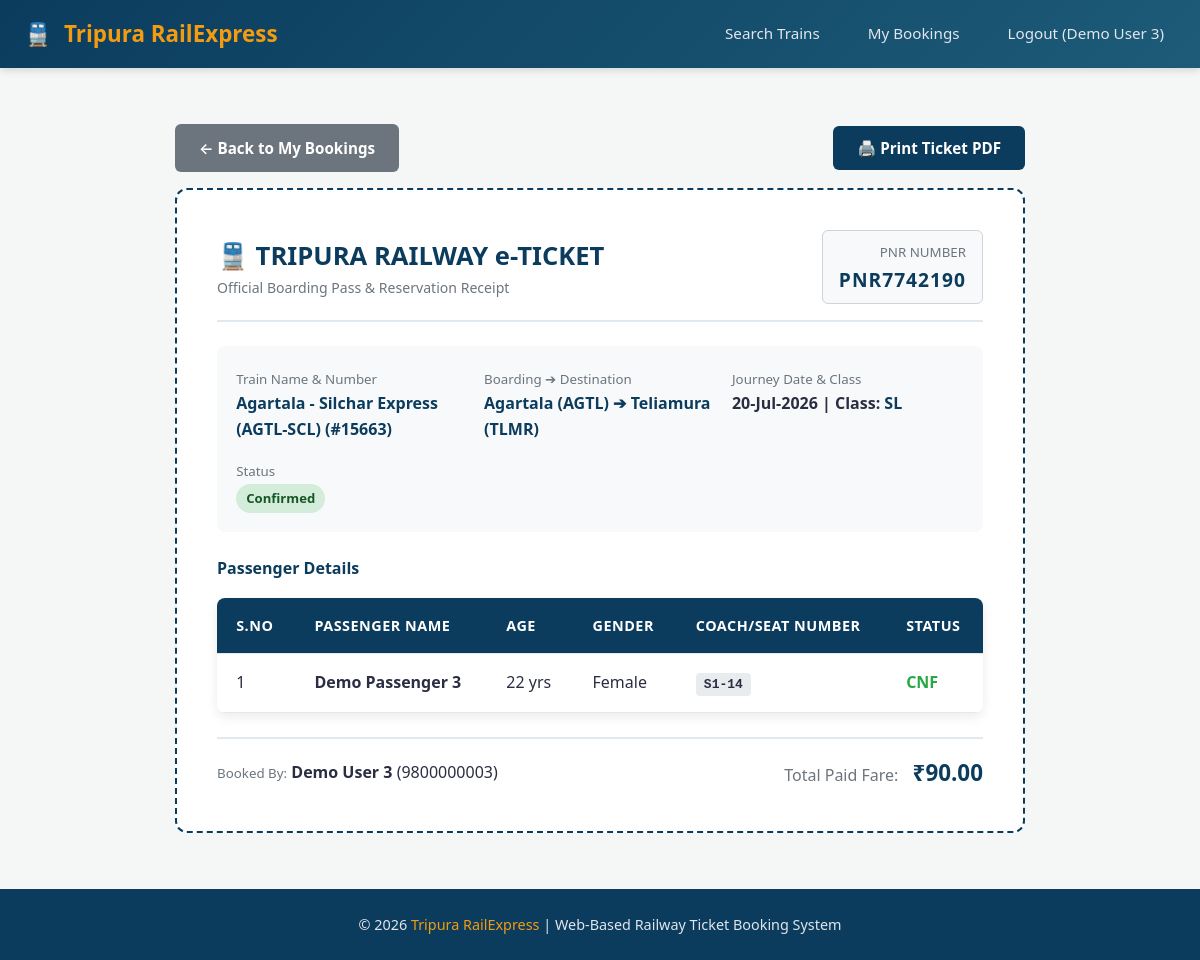
The page /users/view_ticket.php?pnr=PNR7742190 (signed in) on the database its author committed.
### tables this page shows
CREATE TABLE IF NOT EXISTS `bookings` (
  `booking_id` INT AUTO_INCREMENT PRIMARY KEY,
  `pnr_number` VARCHAR(10) NOT NULL UNIQUE,
  `user_id` INT NOT NULL,
  `train_id` INT NOT NULL,
  `boarding_station` VARCHAR(100) NOT NULL,
  `deboarding_station` VARCHAR(100) NOT NULL,
  `travel_class` ENUM('GN', '2S', 'SL', 'CC', '3AC') DEFAULT 'GN',
  `booking_date` TIMESTAMP DEFAULT CURRENT_TIMESTAMP,
  `journey_date` DATE NOT NULL,
  `total_passengers` INT NOT NULL,
  `total_fare` DECIMAL(10,2) NOT NULL,
  `payment_method` VARCHAR(50) DEFAULT 'Simulated UPI',
  `txn_id` VARCHAR(50) DEFAULT NULL,
  `status` ENUM('Pending', 'Confirmed', 'Cancelled') DEFAULT 'Pending',
  FOREIGN KEY (`user_id`) REFERENCES `users`(`user_id`) ON DELETE CASCADE,
  FOREIGN KEY (`train_id`) REFERENCES `trains`(`train_id`) ON DELETE CASCADE
);

CREATE TABLE IF NOT EXISTS `trains` (
  `train_id` INT AUTO_INCREMENT PRIMARY KEY,
  `train_number` VARCHAR(10) NOT NULL UNIQUE,
  `train_name` VARCHAR(100) NOT NULL,
  `seats_gn` INT NOT NULL DEFAULT 50,
  `seats_2s` INT NOT NULL DEFAULT 40,
  `seats_sl` INT NOT NULL DEFAULT 60,
  `seats_cc` INT NOT NULL DEFAULT 30,
  `seats_3ac` INT NOT NULL DEFAULT 30,
  `running_days` VARCHAR(100) NOT NULL DEFAULT 'Mon,Tue,Wed,Thu,Fri,Sat,Sun',
  `is_deleted` TINYINT NOT NULL DEFAULT 0
);

CREATE TABLE IF NOT EXISTS `passengers` (
  `passenger_id` INT AUTO_INCREMENT PRIMARY KEY,
  `booking_id` INT NOT NULL,
  `passenger_name` VARCHAR(100) NOT NULL,
  `age` INT NOT NULL,
  `gender` ENUM('Male', 'Female', 'Other') NOT NULL,
  `seat_number` VARCHAR(10) DEFAULT 'S1-12',
  FOREIGN KEY (`booking_id`) REFERENCES `bookings`(`booking_id`) ON DELETE CASCADE
);

CREATE TABLE IF NOT EXISTS `users` (
  `user_id` INT AUTO_INCREMENT PRIMARY KEY,
  `full_name` VARCHAR(100) NOT NULL,
  `email` VARCHAR(100) NOT NULL UNIQUE,
  `password` VARCHAR(255) NOT NULL,
  `phone` VARCHAR(15) NOT NULL,
  `role` ENUM('user', 'admin') DEFAULT 'user',
  `created_at` TIMESTAMP DEFAULT CURRENT_TIMESTAMP
);

### users/view_ticket.php (the view, shortened to what this page needs)
<?php
require_once '../config/db_connect.php';
$pnr     = isset($_GET['pnr']) ? trim($_GET['pnr']) : '';
$stmt = mysqli_prepare($conn, "
    SELECT b.*, t.train_number, t.train_name,
           (SELECT departure_time FROM train_stops WHERE train_id = b.train_id AND station_name = b.boarding_station LIMIT 1) as departure_time,
           t.is_deleted as train_deleted, u.full_name as booked_by, u.email, u.phone
    FROM bookings b
    LEFT JOIN trains t ON b.train_id = t.train_id
    JOIN users u ON b.user_id = u.user_id
    WHERE b.pnr_number = ?
");
mysqli_stmt_bind_param($stmt, "s", $pnr);
mysqli_stmt_execute($stmt);
$booking_res = mysqli_stmt_get_result($stmt);
$booking     = mysqli_fetch_assoc($booking_res);
$p_stmt = mysqli_prepare($conn, "SELECT * FROM passengers WHERE booking_id = ?");
mysqli_stmt_bind_param($p_stmt, "i", $booking['booking_id']);
mysqli_stmt_execute($p_stmt);
$passengers_res = mysqli_stmt_get_result($p_stmt);
include '../includes/header.php';
?>
<div style="max-width: 850px; margin: 1.5rem auto;">
    <div style="margin-bottom: 1rem; display: flex; justify-content: space-between; align-items: center;" class="no-print">
        <a href="my_bookings.php" class="btn btn-secondary">← Back to My Bookings</a>
        <button onclick="window.print()" class="btn btn-primary">🖨️ Print Ticket PDF</button>
    </div>
    <div class="ticket-card">
        <div class="ticket-header">
            <div>
                <h2 style="color:var(--primary-color); font-size:1.6rem;">🚆 TRIPURA RAILWAY e-TICKET</h2>
                <p style="color:var(--text-muted); font-size:0.88rem;">Official Boarding Pass & Reservation Receipt</p>
            </div>
            <div class="pnr-box">
                <small style="color:var(--text-muted); text-transform:uppercase;">PNR Number</small><br>
                <span><?php echo htmlspecialchars($booking['pnr_number']); ?></span>
            </div>
        </div>
        <div style="display:grid; grid-template-columns: repeat(auto-fit, minmax(200px, 1fr)); gap:1rem; background:#f8f9fa; padding:1.2rem; border-radius:8px; margin-bottom:1.5rem;">
            <div>
                <small style="color:var(--text-muted);">Train Name & Number</small>
                <p style="font-weight:bold; color:var(--primary-color);"><?php echo htmlspecialchars($booking['train_name'] ?? 'Discontinued'); ?> (#<?php echo htmlspecialchars($booking['train_number'] ?? 'N/A'); ?>)</p>
            </div>
            <div>
                <small style="color:var(--text-muted);">Boarding ➔ Destination</small>
                <p style="font-weight:bold; color:var(--primary-color);">
                    <?php echo htmlspecialchars($booking['boarding_station']); ?> ➔
                    <?php echo htmlspecialchars($booking['deboarding_station']); ?>
                </p>
            </div>
            <div>
                <small style="color:var(--text-muted);">Journey Date & Class</small>
                <p style="font-weight:bold;"><?php echo date('d-M-Y', strtotime($booking['journey_date'])); ?> | Class: <span style="color:var(--primary-color); font-weight:bold;"><?php echo htmlspecialchars($booking['travel_class'] ?? 'GN'); ?></span></p>
            </div>
            <div>
                <small style="color:var(--text-muted);">Status</small><br>
                <?php if ($booking['status'] === 'Confirmed'): ?>
                    <span class="badge badge-confirmed">Confirmed</span>
                <?php elseif ($booking['status'] === 'Pending'): ?>
                    <span class="badge" style="background:#f39c12; color:#fff;">Payment Pending</span>
                <?php else: ?>
                    <span class="badge badge-cancelled">Cancelled</span>
                <?php endif; ?>
            </div>
        </div>
        <h4 style="margin-bottom:0.8rem; color:var(--primary-color);">Passenger Details</h4>
        <table class="data-table" style="margin-bottom:1.5rem;">
            <thead>
                <tr>
                    <th>S.No</th>
                    <th>Passenger Name</th>
                    <th>Age</th>
                    <th>Gender</th>
                    <th>Coach/Seat Number</th>
                    <th>Status</th>
                </tr>
            </thead>
            <tbody>
                <?php
                $count = 1;
                while ($p = mysqli_fetch_assoc($passengers_res)):
                ?>
                    <tr>
                        <td><?php echo $count++; ?></td>
                        <td><strong><?php echo htmlspecialchars($p['passenger_name']); ?></strong></td>
                        <td><?php echo htmlspecialchars($p['age']); ?> yrs</td>
                        <td><?php echo htmlspecialchars($p['gender']); ?></td>
                        <td><span style="background:#e9ecef; padding:4px 8px; border-radius:4px; font-weight:bold; font-family:monospace;"><?php echo htmlspecialchars($p['seat_number']); ?></span></td>
                        <td>
                            <?php if ($booking['status'] === 'Confirmed'): ?>
                                <span style="color:var(--success-color); font-weight:bold;">CNF</span>
                            <?php elseif ($booking['status'] === 'Pending'): ?>
                                <span style="color:#b7791f; font-weight:bold;">PND</span>
                            <?php else: ?>
                                <span style="color:var(--danger-color); font-weight:bold;">CAN</span>
                            <?php endif; ?>
                        </td>
                    </tr>
                <?php endwhile; ?>
            </tbody>
        </table>
        <div style="display:flex; justify-content:space-between; align-items:center; border-top:2px solid #e2e8f0; padding-top:1rem;">
            <div>
                <small style="color:var(--text-muted);">Booked By:</small> <strong><?php echo htmlspecialchars($booking['booked_by']); ?></strong> (<?php echo htmlspecialchars($booking['phone']); ?>)
            </div>
            <div style="text-align:right;">
                <span style="font-size:1rem; color:var(--text-muted);">Total Paid Fare:</span>
                <span style="font-size:1.4rem; font-weight:bold; color:var(--primary-color); margin-left:10px;">₹<?php echo number_format($booking['total_fare'], 2); ?></span>
            </div>
        </div>
    </div>
</div>
<?php include '../includes/footer.php'; ?>

### css/style.css (style rules this page uses)
:root { --primary-color: #0b3c5d; --primary-hover: #082b43; --accent-color: #d9534f; --secondary-color: #328cc1; --bg-light: #f4f7f6; --card-bg: #ffffff; --text-color: #2b2d42; --text-muted: #6c757d; --border-color: #e2e8f0; --success-color: #28a745; --warning-color: #ffc107; --danger-color: #dc3545; --shadow: 0 4px 12px rgba(0, 0, 0, 0.08); --radius: 8px; }
* { box-sizing: border-box; margin: 0; padding: 0; font-family: 'Segoe UI', Roboto, -apple-system, BlinkMacSystemFont, sans-serif; }
body { background-color: var(--bg-light); color: var(--text-color); display: flex; flex-direction: column; min-height: 100vh; line-height: 1.6; }
.btn { display: inline-block; padding: 0.75rem 1.5rem; font-size: 0.95rem; font-weight: 600; text-align: center; text-decoration: none; border-radius: 6px; border: none; cursor: pointer; transition: all 0.2s ease; }
.btn-primary { background-color: var(--primary-color); color: white; }
.btn-secondary { background-color: #6c757d; color: white; }
.data-table { width: 100%; border-collapse: collapse; margin-top: 1rem; background: white; border-radius: var(--radius); overflow: hidden; box-shadow: var(--shadow); }
.data-table th, .data-table td { padding: 1rem 1.2rem; text-align: left; border-bottom: 1px solid var(--border-color); }
.data-table th { background-color: var(--primary-color); color: white; font-weight: 600; font-size: 0.9rem; text-transform: uppercase; letter-spacing: 0.5px; }
.badge { display: inline-block; padding: 4px 10px; border-radius: 20px; font-size: 0.82rem; font-weight: 600; }
.badge-confirmed { background-color: #d4edda; color: #155724; }
.ticket-card { border: 2px dashed var(--primary-color); background: #fff; padding: 2.5rem; border-radius: 12px; position: relative; }
.ticket-header { display: flex; justify-content: space-between; align-items: center; border-bottom: 2px solid #e2e8f0; padding-bottom: 1rem; margin-bottom: 1.5rem; }
.pnr-box { background: #f8f9fa; border: 1px solid #ced4da; padding: 8px 16px; border-radius: 6px; text-align: right; }
.pnr-box span { font-size: 1.2rem; font-weight: bold; color: var(--primary-color); letter-spacing: 1px; }

### rows shown on the page
bookings: pnr_number "PNR7742190", train.train_name "Agartala - Silchar Express (AGTL-SCL)", train.train_number "15663", boarding_station "Agartala (AGTL)", deboarding_station "Teliamura (TLMR)", journey_date "20-Jul-2026", travel_class "SL", user.full_name "Demo User 3", user.phone "9800000003", total_fare "90.00"
passengers: passenger_name "Demo Passenger 3", age "22", gender "Female", seat_number "S1-14"

### other values the page prints
$_SESSION['full_name'] "Demo User 3"
